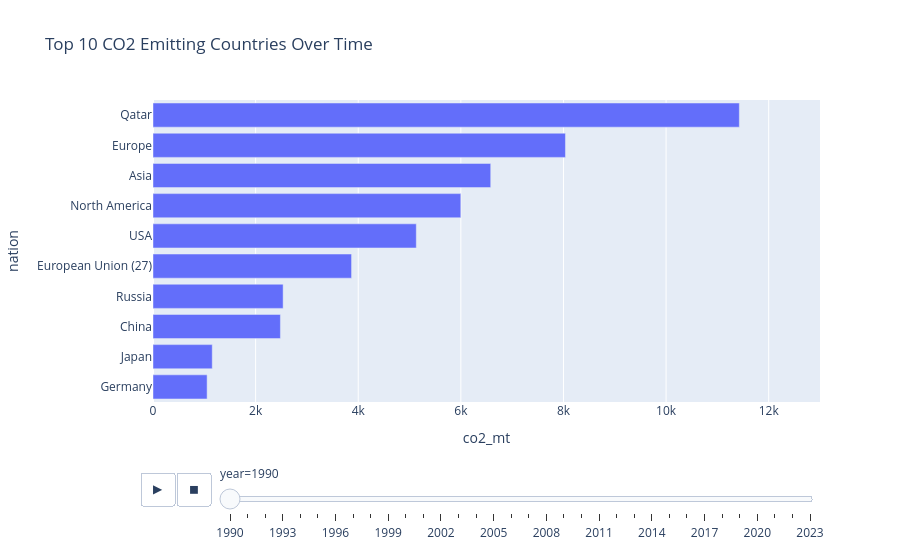

Notebook code cell kept with this figure:
### Markdown cell above
### Exercise 27 – An animated bar race

**An animated bar race.** For every year take the 10 countries with the highest `co2_mt` (`countries`) and draw an animated horizontal bar chart with `px.bar` (`animation_frame='year'`, fixed `range_x=[0, 13000]`, bars sorted within each frame). Print how many different countries appear in any top 10.

### Code cell
import plotly.express as px

# Identify the country column name to save them for later
country_col = 'countries' if 'countries' in yearly.columns else 'nation'

# Aggregating countries that are not countries.
aggregates_to_exclude = [
    'world', 
    'upper-middle-income countries', 
    'Lower-middle-income countries',
    'high-income countries',
]

# Filtering out the non-countries from before
filtered_yearly = yearly[
    ~yearly[country_col].str.lower().isin([a.lower() for a in aggregates_to_exclude])
].copy()

# 1. Sort by year (ascending) and co2_mt (descending) so the largest are at the top of each group
sorted_yearly = filtered_yearly.sort_values(by=['year', 'co2_mt'], ascending=[True, False])

# 2. Take the top 10 rows for each year group
top10_per_year = sorted_yearly.groupby('year').head(10).reset_index(drop=True)

# Printing how many different countries are in any top 10
unique_countries_count = top10_per_year[country_col].nunique()
print(f"Number of unique countries appearing in top 10: {unique_countries_count}")

# Convert year to string so Plotly handles animation frames correctly
top10_per_year['year'] = top10_per_year['year'].astype(str)

# Sorting values so bars appear sorted properly in each frame
top10_per_year = top10_per_year.sort_values(by=['year', 'co2_mt'], ascending=[True, True])

# Creating the animated horizontal bar chart
fig = px.bar(
    top10_per_year,
    x='co2_mt',
    y=country_col,
    animation_frame='year',
    animation_group=country_col,
    orientation='h',
    range_x=[0, 13000],
    title="Top 10 CO2 Emitting Countries Over Time"
)

# Keep category order tidy per frame
fig.update_layout(yaxis={'categoryorder': 'total ascending'})

fig.show()

### Figure 1 — Plotly figure (JSON) as saved in the notebook; plotly's stock layout.template omitted (floating-point values rounded to 4 significant figures)
{"data": [{"hovertemplate": "year=1990<br>co2_mt=%{x}<br>nation=%{y}<extra></extra>", "ids": ["Germany", "Japan", "China", "Russia", "European Union (27)", "USA", "North America", "Asia", "Europe", "Qatar"], "legendgroup": "", "marker": {"color": "#636efa", "pattern": {"shape": ""}}, "name": "", "orientation": "h", "showlegend": false, "textposition": "auto", "type": "bar", "x": [1055.0, 1155.0, 2484.0, 2536.0, 3870.0, 5132.0, 5999.0, 6582.0, 8039.0, 11430.0], "xaxis": "x", "y": ["Germany", "Japan", "China", "Russia", "European Union (27)", "USA", "North America", "Asia", "Europe", "Qatar"], "yaxis": "y"}], "layout": {"barmode": "relative", "legend": {"tracegroupgap": 0}, "sliders": [{"active": 0, "currentvalue": {"prefix": "year="}, "len": 0.9, "pad": {"b": 10, "t": 60}, "steps": [{"args": [["1990"], {"frame": {"duration": 0, "redraw": true}, "fromcurrent": true, "mode": "immediate", "transition": {"duration": 0, "easing": "linear"}}], "label": "1990", "method": "animate"}, {"args": [["1991"], {"frame": {"duration": 0, "redraw": true}, "fromcurrent": true, "mode": "immediate", "transition": {"duration": 0, "easing": "linear"}}], "label": "1991", "method": "animate"}, {"args": [["1992"], {"frame": {"duration": 0, "redraw": true}, "fromcurrent": true, "mode": "immediate", "transition": {"duration": 0, "easing": "linear"}}], "label": "1992", "method": "animate"}, {"args": [["1993"], {"frame": {"duration": 0, "redraw": true}, "fromcurrent": true, "mode": "immediate", "transition": {"duration": 0, "easing": "linear"}}], "label": "1993", "method": "animate"}, {"args": [["1994"], {"frame": {"duration": 0, "redraw": true}, "fromcurrent": true, "mode": "immediate", "transition": {"duration": 0, "easing": "linear"}}], "label": "1994", "method": "animate"}, {"args": [["1995"], {"frame": {"duration": 0, "redraw": true}, "fromcurrent": true, "mode": "immediate", "transition": {"duration": 0, "easing": "linear"}}], "label": "1995", "method": "animate"}, {"args": [["1996"], {"frame": {"duration": 0, "redraw": true}, "fromcurrent": true, "mode": "immediate", "transition": {"duration": 0, "easing": "linear"}}], "label": "1996", "method": "animate"}, {"args": [["1997"], {"frame": {"duration": 0, "redraw": true}, "fromcurrent": true, "mode": "immediate", "transition": {"duration": 0, "easing": "linear"}}], "label": "1997", "method": "animate"}, {"args": [["1998"], {"frame": {"duration": 0, "redraw": true}, "fromcurrent": true, "mode": "immediate", "transition": {"duration": 0, "easing": "linear"}}], "label": "1998", "method": "animate"}, {"args": [["1999"], {"frame": {"duration": 0, "redraw": true}, "fromcurrent": true, "mode": "immediate", "transition": {"duration": 0, "easing": "linear"}}], "label": "1999", "method": "animate"}, {"args": [["2000"], {"frame": {"duration": 0, "redraw": true}, "fromcurrent": true, "mode": "immediate", "transition": {"duration": 0, "easing": "linear"}}], "label": "2000", "method": "animate"}, {"args": [["2001"], {"frame": {"duration": 0, "redraw": true}, "fromcurrent": true, "mode": "immediate", "transition": {"duration": 0, "easing": "linear"}}], "label": "2001", "method": "animate"}, {"args": [["2002"], {"frame": {"duration": 0, "redraw": true}, "fromcurrent": true, "mode": "immediate", "transition": {"duration": 0, "easing": "linear"}}], "label": "2002", "method": "animate"}, {"args": [["2003"], {"frame": {"duration": 0, "redraw": true}, "fromcurrent": true, "mode": "immediate", "transition": {"duration": 0, "easing": "linear"}}], "label": "2003", "method": "animate"}, {"args": [["2004"], {"frame": {"duration": 0, "redraw": true}, "fromcurrent": true, "mode": "immediate", "transition": {"duration": 0, "easing": "linear"}}], "label": "2004", "method": "animate"}, {"args": [["2005"], {"frame": {"duration": 0, "redraw": true}, "fromcurrent": true, "mode": "immediate", "transition": {"duration": 0, "easing": "linear"}}], "label": "2005", "method": "animate"}, {"args": [["2006"], {"frame": {"duration": 0, "redraw": true}, "fromcurrent": true, "mode": "immediate", "transition": {"duration": 0, "easing": "linear"}}], "label": "2006", "method": "animate"}, {"args": [["2007"], {"frame": {"duration": 0, "redraw": true}, "fromcurrent": true, "mode": "immediate", "transition": {"duration": 0, "easing": "linear"}}], "label": "2007", "method": "animate"}, {"args": [["2008"], {"frame": {"duration": 0, "redraw": true}, "fromcurrent": true, "mode": "immediate", "transition": {"duration": 0, "easing": "linear"}}], "label": "2008", "method": "animate"}, {"args": [["2009"], {"frame": {"duration": 0, "redraw": true}, "fromcurrent": true, "mode": "immediate", "transition": {"duration": 0, "easing": "linear"}}], "label": "2009", "method": "animate"}, {"args": [["2010"], {"frame": {"duration": 0, "redraw": true}, "fromcurrent": true, "mode": "immediate", "transition": {"duration": 0, "easing": "linear"}}], "label": "2010", "method": "animate"}, {"args": [["2011"], {"frame": {"duration": 0, "redraw": true}, "fromcurrent": true, "mode": "immediate", "transition": {"duration": 0, "easing": "linear"}}], "label": "2011", "method": "animate"}, {"args": [["2012"], {"frame": {"duration": 0, "redraw": true}, "fromcurrent": true, "mode": "immediate", "transition": {"duration": 0, "easing": "linear"}}], "label": "2012", "method": "animate"}, {"args": [["2013"], {"frame": {"duration": 0, "redraw": true}, "fromcurrent": true, "mode": "immediate", "transition": {"duration": 0, "easing": "linear"}}], "label": "2013", "method": "animate"}, {"args": [["2014"], {"frame": {"duration": 0, "redraw": true}, "fromcurrent": true, "mode": "immediate", "transition": {"duration": 0, "easing": "linear"}}], "label": "2014", "method": "animate"}, {"args": [["2015"], {"frame": {"duration": 0, "redraw": true}, "fromcurrent": true, "mode": "immediate", "transition": {"duration": 0, "easing": "linear"}}], "label": "2015", "method": "animate"}, {"args": [["2016"], {"frame": {"duration": 0, "redraw": true}, "fromcurrent": true, "mode": "immediate", "transition": {"duration": 0, "easing": "linear"}}], "label": "2016", "method": "animate"}, {"args": [["2017"], {"frame": {"duration": 0, "redraw": true}, "fromcurrent": true, "mode": "immediate", "transition": {"duration": 0, "easing": "linear"}}], "label": "2017", "method": "animate"}, {"args": [["2018"], {"frame": {"duration": 0, "redraw": true}, "fromcurrent": true, "mode": "immediate", "transition": {"duration": 0, "easing": "linear"}}], "label": "2018", "method": "animate"}, {"args": [["2019"], {"frame": {"duration": 0, "redraw": true}, "fromcurrent": true, "mode": "immediate", "transition": {"duration": 0, "easing": "linear"}}], "label": "2019", "method": "animate"}, {"args": [["2020"], {"frame": {"duration": 0, "redraw": true}, "fromcurrent": true, "mode": "immediate", "transition": {"duration": 0, "easing": "linear"}}], "label": "2020", "method": "animate"}, {"args": [["2021"], {"frame": {"duration": 0, "redraw": true}, "fromcurrent": true, "mode": "immediate", "transition": {"duration": 0, "easing": "linear"}}], "label": "2021", "method": "animate"}, {"args": [["2022"], {"frame": {"duration": 0, "redraw": true}, "fromcurrent": true, "mode": "immediate", "transition": {"duration": 0, "easing": "linear"}}], "label": "2022", "method": "animate"}, {"args": [["2023"], {"frame": {"duration": 0, "redraw": true}, "fromcurrent": true, "mode": "immediate", "transition": {"duration": 0, "easing": "linear"}}], "label": "2023", "method": "animate"}], "x": 0.1, "xanchor": "left", "y": 0, "yanchor": "top"}], "title": {"text": "Top 10 CO2 Emitting Countries Over Time"}, "updatemenus": [{"buttons": [{"args": [null, {"frame": {"duration": 500, "redraw": true}, "fromcurrent": true, "mode": "immediate", "transition": {"duration": 500, "easing": "linear"}}], "label": "&#9654;", "method": "animate"}, {"args": [[null], {"frame": {"duration": 0, "redraw": true}, "fromcurrent": true, "mode": "immediate", "transition": {"duration": 0, "easing": "linear"}}], "label": "&#9724;", "method": "animate"}], "direction": "left", "pad": {"r": 10, "t": 70}, "showactive": false, "type": "buttons", "x": 0.1, "xanchor": "right", "y": 0, "yanchor": "top"}], "xaxis": {"anchor": "y", "domain": [0, 1], "range": [0, 13000], "title": {"text": "co2_mt"}}, "yaxis": {"anchor": "x", "categoryorder": "total ascending", "domain": [0, 1], "title": {"text": "nation"}}}}
